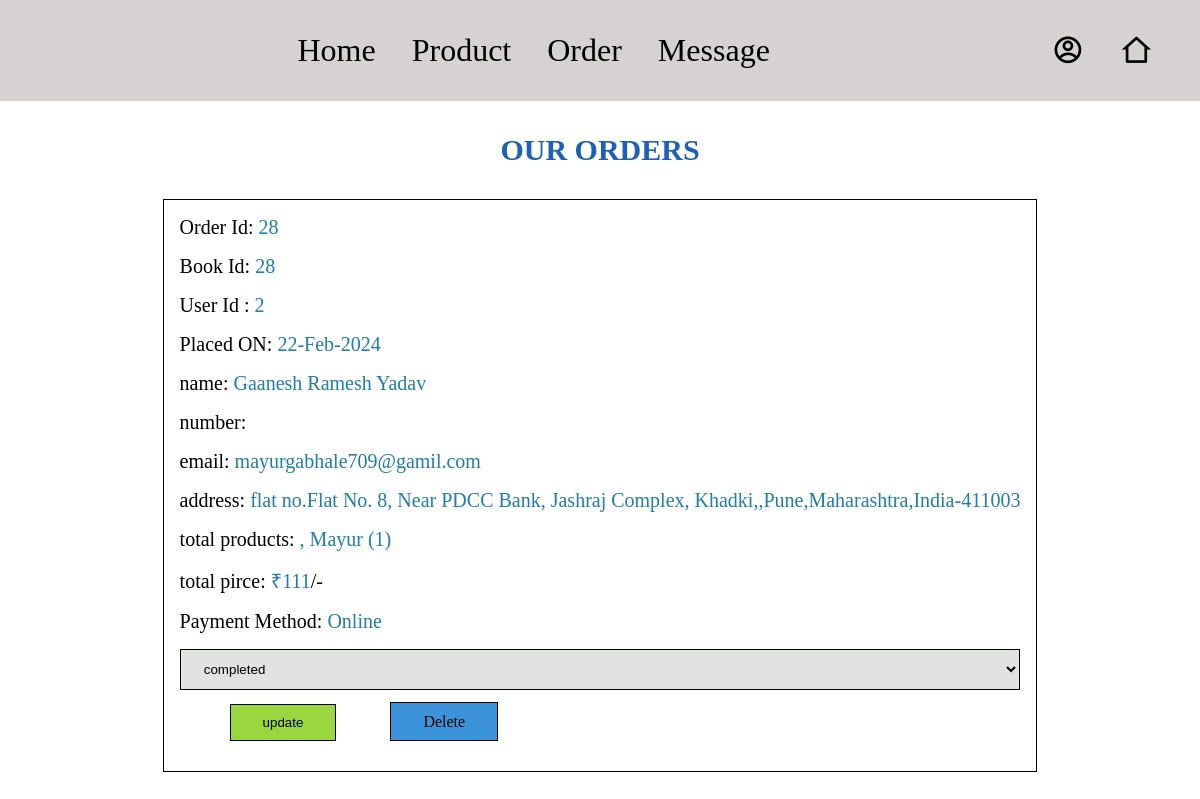
Page /seller_order.php (signed in) on the committed database.
### tables this page shows
CREATE TABLE `products` (
  `id` int(100) NOT NULL,
  `user_id` int(11) NOT NULL,
  `name` varchar(100) NOT NULL,
  `price` int(100) NOT NULL,
  `image` varchar(2000) NOT NULL
);

CREATE TABLE `orders` (
  `id` int(11) NOT NULL,
  `user_id` int(100) NOT NULL,
  `name` varchar(255) NOT NULL,
  `number` varchar(12) NOT NULL,
  `email` varchar(255) NOT NULL,
  `method` varchar(100) NOT NULL,
  `address` varchar(500) NOT NULL,
  `total_products` varchar(1000) NOT NULL,
  `total_price` int(255) NOT NULL,
  `placed_on` varchar(100) NOT NULL,
  `payment_status` varchar(100) NOT NULL DEFAULT 'pending'
);

### seller_order.php (the view, shortened to what this page needs)
<?php
$user_id = $_SESSION["user_id"];
?>
<!DOCTYPE html>
<html lang="en">
<head>
    <link rel="stylesheet" href="seller_order.css">
</head>
<body>
    <?php
    include 'seller_header.php';
    ?>
    <section class="orders">
        <h1 class="title">Our Orders</h1>
        <div class="box-container">
            <?php
            $select_orders = mysqli_query($conn, "SELECT * FROM `orders` WHERE user_id = '$user_id' AND id ") or die('query failed');
            $book_id = mysqli_query($conn, "SELECT * FROM `products`") or die('query failed');
            if (mysqli_num_rows($select_orders) > 0 ) {
                while ($fetch_orders = mysqli_fetch_assoc($select_orders) AND $fetch_book = mysqli_fetch_assoc($book_id)) {
            ?>
                    <div class="box">
                    <p>Order Id: <span><?php echo $fetch_book['id']; ?></span></p>
                    <p>Book Id: <span><?php echo $fetch_book['id']; ?></span></p>
                    <p>User Id : <span><?php echo $fetch_orders['user_id'];?></span></p>
                    <p>Placed ON: <span><?php echo $fetch_orders['placed_on'];?></span></p>
                    <p>name: <span><?php echo $fetch_orders['name'];?></span></p>
                    <p>number: <span><?php echo $fetch_orders['number'];?></span></p>
                    <p>email: <span><?php echo $fetch_orders['email'];?></span></p>
                    <p>address: <span><?php echo $fetch_orders['address'];?></span></p>
                    <p>total products: <span><?php echo $fetch_orders['total_products'];?></span></p>
                    <p>total pirce: <span>&#x20B9;<?php echo $fetch_orders['total_price'];?></span>/-</p>
                    <p>Payment Method: <span><?php echo $fetch_orders['method'];?></span></p>
                    <form action="" method="post">
                        <select name="update_payment">
                            <option value=""><?php echo $fetch_orders['payment_status'];?></option>
                        </select>
                        <input type="submit" value="update" name="update_order" class="option-btn">
                        <a href="seller_order.php?delete=<?php echo $fetch_orders['id'];?>" onclick="return confirm('Delete This Orders ?');" class="delete-btn">Delete</a>
                    </form>
                    </div>
            <?php
                }
            } else {
                echo '<p class="empty">No Orders Placed Yet !</p>';
            }
            ?>
        </div>
    </section>
</body>
</html>

### seller_order.css (style rules this page uses)
* { margin: 0; padding: 0; }
.orders .box-container { display: flex; grid-template-columns: repeat(auto-fit, 20rem); justify-content: center; gap: 1.5rem; max-width: 1200px; margin: 0 auto; align-items: flex-start; }
.orders .box-container .box { background-color: white; padding: 1rem; border: 1px solid black; justify-content: center; align-items: center; margin: 0 auto; }
.orders .box-container .box p { padding-bottom: 1rem; font-size: 20px; justify-content: center; align-items: center; margin: 0 auto; }
.orders .box-container .box p span { color: rgb(31, 125, 175); }
.orders .box-container .box form select { width: 100%; background-color: rgb(224, 227, 224); border: 1px solid black; padding: .7rem 1.2rem; color: black; }
.option-btn { border: 1px solid black; padding: .6rem 2rem; background-color: rgb(154, 214, 64); margin: 14px 50px; }
.delete-btn { border: 1px solid black; padding: .6rem 2rem; background-color: rgb(61, 147, 218); color: black; margin: 14px 0px; }

### seller_style.css (style rules this page uses)
* { margin: 0; padding: 0; text-decoration: none; }
html { overflow-x: hiddend; }
.title { text-align: center; margin: 2rem 0; text-transform: uppercase; color: rgb(28, 96, 185); font-size: 30px; }

### rows in the picture
products: id "28", update_payment "completed"
orders: user "2", placed_on "22-Feb-2024", name "Gaanesh Ramesh Yadav", email "mayurgabhale709@gamil.com", address "flat no.Flat No. 8, Near PDCC Bank, Jashraj Complex, Khadki,,Pune,Maharashtra,India-411003", total_products ", Mayur (1)", total_price "111", method "Online"
